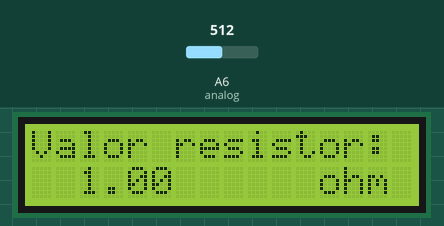
This sketch was run on a simulated Arduino Nano, built with avr-gcc and run on an emulated ATmega328P. Shown: 16×2 character LCD. The inputs (shaded band) are chosen by the test bench; at power-on: A6 (analog) = 512.

Above: at 1.2 s.
1.3 s: A6 (analog) set to 716
At 1.9 s:
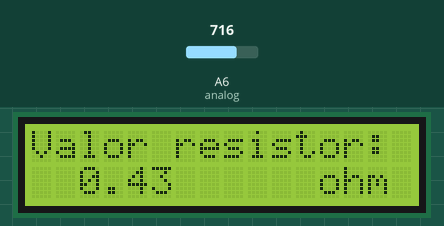
2.8 s: A6 (analog) set to 900
At 3.1 s:
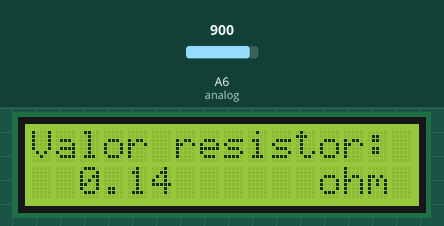
4.3 s: A6 (analog) set to 1023
At 5.5 s:
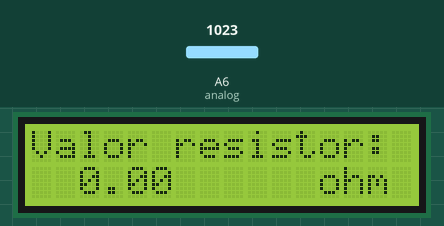
Timing chart, 0 to 7.3 s (numbered marks = the images above; inputs shaded):
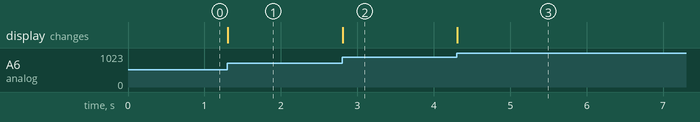

Measured:
- after the input at 1.3 s, the display: changes at once (image 1)
- after the input at 2.8 s, the display: changes at once (image 2)
- after the input at 4.3 s, the display: changes at once (image 3)

The sketch:

OHMIMETRO.ino
```cpp
/*
 Fundación Kinal
 Centro Educativo Técnico Laboral Kinal
 Electrónica
 Grado: Quinto
 Sección: A
 Curso: Taller de Electrónica Digital y Reparación de Computadoras I
 Nombre: Luis Alexander Racanac Canahui
 Carné: 2022083
*/
//Directivas de preprocesador
#define analog A6

//Librerias
#include<LiquidCrystal_I2C.h>

//Constructores
LiquidCrystal_I2C lcd_Canahui(0x27, 16, 2);


void setup() {
 Serial.begin(9600);
 lcd_Canahui.init();
 lcd_Canahui.backlight();
 lcd_Canahui.print("Valor resistor: ");
 lcd_Canahui.setCursor(12,1);
 lcd_Canahui.print("ohm");
}
void loop() {
  float Vout = analogRead(analog);
  float B = Vout*5;
  float operacion = B/1023;
  float Resultado = (5/operacion)-1;
  lcd_Canahui.setCursor(2,1);
  lcd_Canahui.print(Resultado);
  if(Vout==0){
    lcd_Canahui.setCursor(2,1);
    lcd_Canahui.print("       ");
  }


}
```
